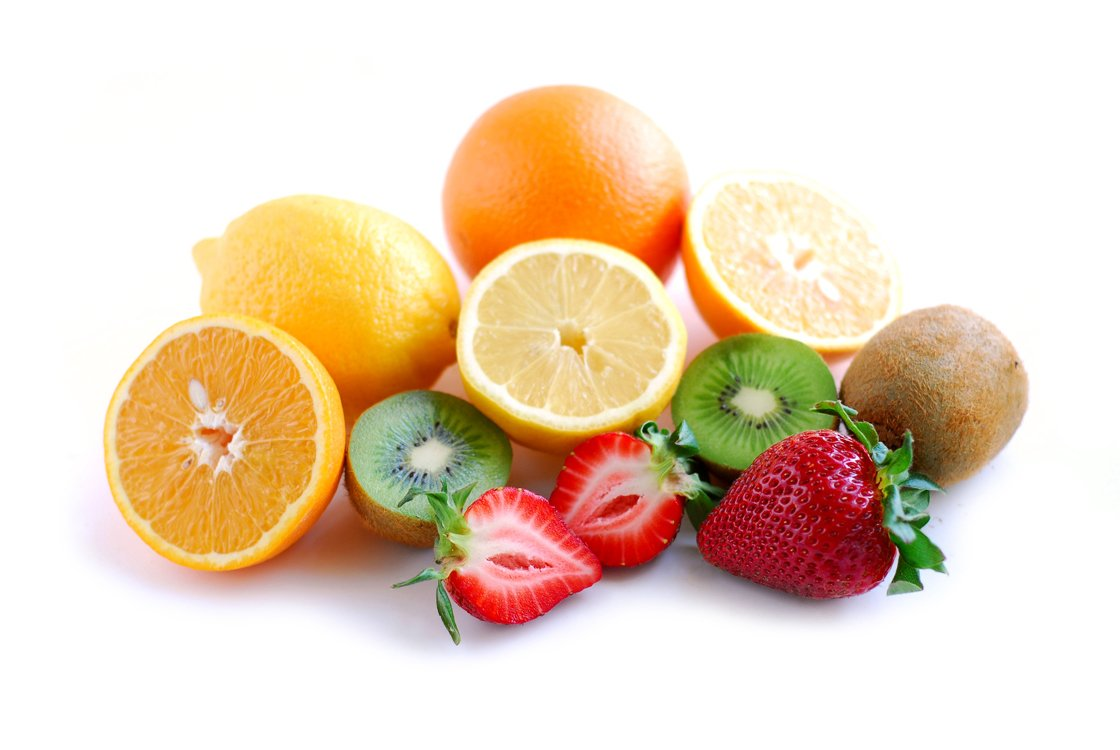
#> input picture lab1/fruits.jpg, 1120 x 750 px
$ python calculatehisto.py
#> lines starting #> are read from the running program, lines starting #| are printed output that depends on the picture
from __future__ import print_function
from __future__ import division
import cv2 as cv
import numpy as np
import argparse

parser = argparse.ArgumentParser(description='Code for Histogram Calculation tutorial.')
parser.add_argument('--input', help='Path to input image.', default='fruits.jpg')
args = parser.parse_args()
src = cv.imread(cv.samples.findFile(args.input))
#> src is the input picture: shape (750, 1120, 3); mean B, G, R 189.7, 212.7, 233.7
if src is None:
    print('Could not open or find the image:', args.input)
    exit(0)
bgr_planes = cv.split(src)
histSize = 256
histRange = (0, 256)  # the upper boundary is exclusive
accumulate = False
b_hist = cv.calcHist(bgr_planes, [0], None, [histSize], histRange, accumulate=accumulate)
#> b_hist = 256 values, max 424303 at index 255, min 885 at index 232, mean 3281.2
g_hist = cv.calcHist(bgr_planes, [1], None, [histSize], histRange, accumulate=accumulate)
#> g_hist = 256 values, max 442047 at index 255, min 464 at index 37, mean 3281.2
r_hist = cv.calcHist(bgr_planes, [2], None, [histSize], histRange, accumulate=accumulate)
#> r_hist = 256 values, max 494150 at index 255, min 26 at index 1, mean 3281.2
hist_w = 512
hist_h = 400
bin_w = int(np.rint(hist_w / histSize))
histImage = np.zeros((hist_h, hist_w, 3), dtype=np.uint8)
cv.normalize(b_hist, b_hist, alpha=0, beta=hist_h, norm_type=cv.NORM_MINMAX)
cv.normalize(g_hist, g_hist, alpha=0, beta=hist_h, norm_type=cv.NORM_MINMAX)
cv.normalize(r_hist, r_hist, alpha=0, beta=hist_h, norm_type=cv.NORM_MINMAX)
for i in range(1, histSize):
    cv.line(histImage, (bin_w * (i - 1), hist_h - int(np.rint(b_hist[i - 1]))),
            (bin_w * i, hist_h - int(np.rint(b_hist[i]))),
            (255, 0, 0), thickness=2)
    cv.line(histImage, (bin_w * (i - 1), hist_h - int(np.rint(g_hist[i - 1]))),
            (bin_w * i, hist_h - int(np.rint(g_hist[i]))),
            (0, 255, 0), thickness=2)
    cv.line(histImage, (bin_w * (i - 1), hist_h - int(np.rint(r_hist[i - 1]))),
            (bin_w * (i), hist_h - int(np.rint(r_hist[i]))),
            (0, 0, 255), thickness=2)
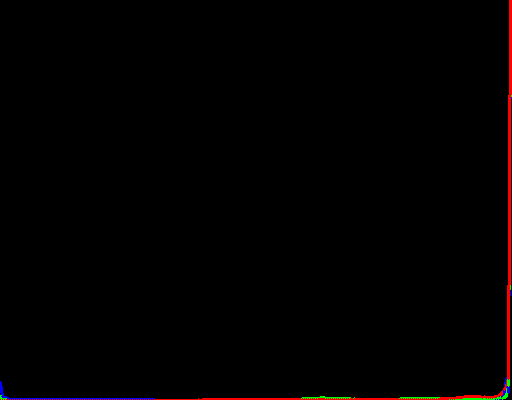
#> histImage: shape (400, 512, 3); mean of channels 0, 1, 2 0.4, 0.4, 2.4; drawn as B, G, R
cv.imshow('Source image', src)
cv.imshow('calcHist Demo', histImage)
cv.waitKey()

$ run again, with lab1/Image.jpg copied over lab1/fruits.jpg
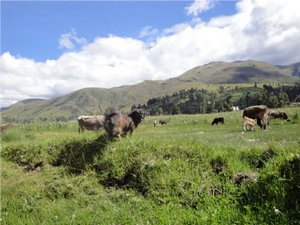
#> input picture lab1/Image.jpg, 300 x 225 px
#> src is the input picture: shape (225, 300, 3); mean B, G, R 131.6, 149, 138.7
#> b_hist = 256 values, max 1991 at index 255, min 7 at index 178, mean 263.7
#> g_hist = 256 values, max 976 at index 162, min 5 at index 3, mean 263.7
#> r_hist = 256 values, max 1327 at index 122, min 5 at index 2, mean 263.7
#> after the loop `for i in range(1, histSize):`:
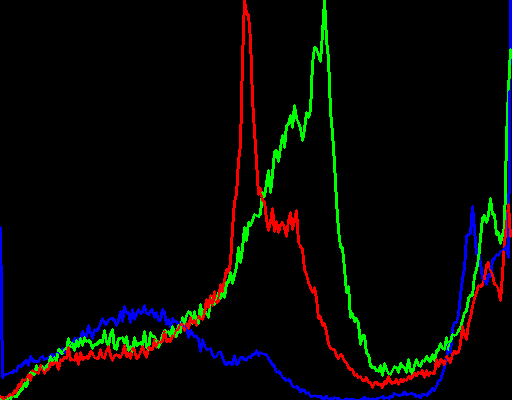
#> histImage: shape (400, 512, 3); mean of channels 0, 1, 2 4.8, 7.2, 6.5; drawn as B, G, R

$ run again, with lab1/face1.jpg copied over lab1/fruits.jpg
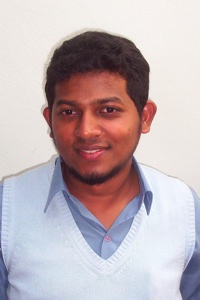
#> input picture lab1/face1.jpg, 200 x 300 px
#> src is the input picture: shape (300, 200, 3); mean B, G, R 182.1, 177.8, 191.6
#> b_hist = 256 values, max 2229 at index 229, min 0 at index 0, mean 234.4
#> g_hist = 256 values, max 2090 at index 233, min 0 at index 0, mean 234.4
#> r_hist = 256 values, max 2035 at index 238, min 0 at index 0, mean 234.4
#> after the loop `for i in range(1, histSize):`:
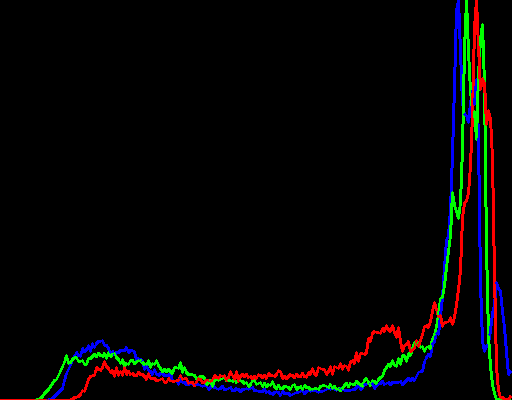
#> histImage: shape (400, 512, 3); mean of channels 0, 1, 2 4.7, 5.5, 5.4; drawn as B, G, R
